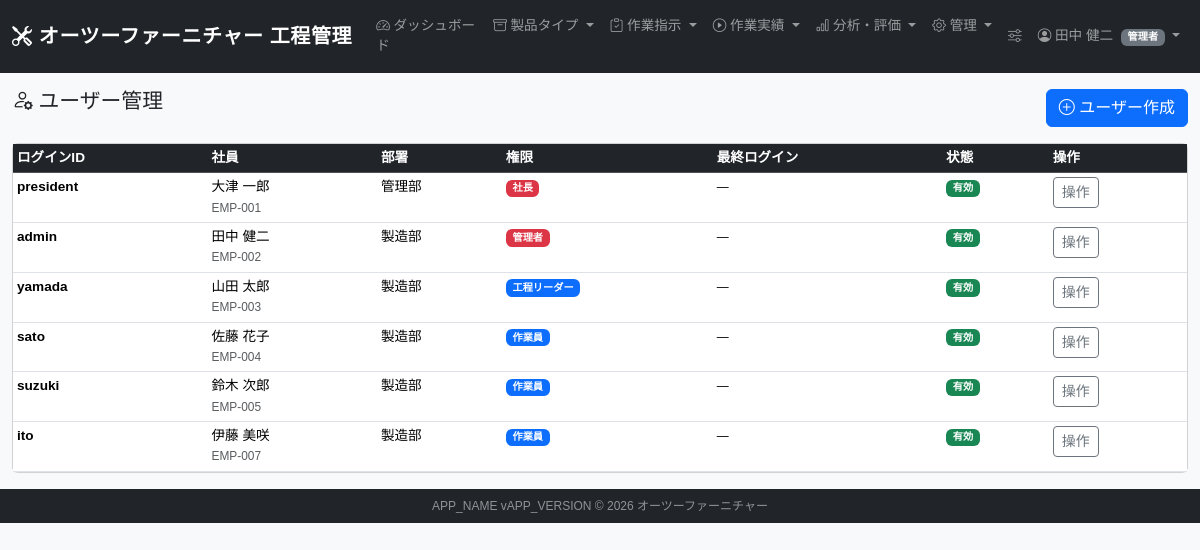
The page /users.php (signed in) on the database its author committed.
### tables this page shows
CREATE TABLE IF NOT EXISTS employees (
    id INT AUTO_INCREMENT PRIMARY KEY,
    employee_code VARCHAR(50) NOT NULL UNIQUE COMMENT '全アプリ共通の社員コード',
    name VARCHAR(100) NOT NULL COMMENT '社員名',
    name_kana VARCHAR(100) NULL COMMENT '社員名カナ',
    email VARCHAR(255) NULL COMMENT 'メールアドレス',
    phone VARCHAR(50) NULL COMMENT '電話番号',
    address TEXT NULL COMMENT '住所',
    joined_date DATE NULL COMMENT '入社日',
    retired_date DATE NULL COMMENT '退職日',
    employment_status ENUM('active','retired','leave') DEFAULT 'active' COMMENT '在籍状態',
    department_id INT NULL COMMENT '現在の部ID',
    section_id INT NULL COMMENT '現在の課ID',
    position_id INT NULL COMMENT '現在の役職ID',
    is_active TINYINT(1) DEFAULT 1 COMMENT '論理削除フラグ',
    created_at DATETIME DEFAULT CURRENT_TIMESTAMP,
    updated_at DATETIME DEFAULT CURRENT_TIMESTAMP ON UPDATE CURRENT_TIMESTAMP,
    CONSTRAINT fk_emp_dept FOREIGN KEY (department_id) REFERENCES departments(id),
    CONSTRAINT fk_emp_section FOREIGN KEY (section_id) REFERENCES sections(id),
    CONSTRAINT fk_emp_position FOREIGN KEY (position_id) REFERENCES positions(id)
);

CREATE TABLE IF NOT EXISTS users (
    id INT AUTO_INCREMENT PRIMARY KEY,
    employee_id INT NOT NULL COMMENT '社員ID。employeesと連携',
    login_id VARCHAR(100) NOT NULL UNIQUE COMMENT 'ログインID',
    password_hash VARCHAR(255) NOT NULL COMMENT 'ハッシュ化済みパスワード',
    role ENUM('president','admin','factory_manager','process_leader','worker') DEFAULT 'worker' COMMENT '権限',
    mfa_secret_encrypted TEXT NULL COMMENT 'Authenticator用の暗号化シークレット',
    is_active TINYINT(1) DEFAULT 1 COMMENT 'ログイン有効状態',
    last_login_at DATETIME NULL COMMENT '最終ログイン日時',
    created_at DATETIME DEFAULT CURRENT_TIMESTAMP,
    updated_at DATETIME DEFAULT CURRENT_TIMESTAMP ON UPDATE CURRENT_TIMESTAMP,
    CONSTRAINT fk_users_employee FOREIGN KEY (employee_id) REFERENCES employees(id)
);

CREATE TABLE IF NOT EXISTS departments (
    id INT AUTO_INCREMENT PRIMARY KEY,
    dept_code VARCHAR(50) NOT NULL UNIQUE COMMENT '部署コード',
    dept_name VARCHAR(100) NOT NULL COMMENT '部署名',
    display_order INT DEFAULT 0,
    is_active TINYINT(1) DEFAULT 1,
    created_at DATETIME DEFAULT CURRENT_TIMESTAMP
);

### app/auth.php (called while the page is built, shortened)
<?php
require_once __DIR__ . '/db.php';
function getCurrentUser(): array {
    return [
        'id'          => $_SESSION['user_id']       ?? 0,
        'employee_id' => $_SESSION['employee_id']   ?? 0,
        'name'        => $_SESSION['employee_name'] ?? '',
        'login_id'    => $_SESSION['login_id']      ?? '',
        'role'        => $_SESSION['role']           ?? 'worker',
        'mfa_enabled' => $_SESSION['mfa_enabled']   ?? false,
    ];
}
function roleLabel(string $role): string {
    return match($role) {
        'president'       => '社長',
        'admin'           => '管理者',
        'factory_manager' => '工場長',
        'process_leader'  => '工程リーダー',
        'worker'          => '作業員',
        default           => $role,
    };
}

### app/permissions.php (called while the page is built, shortened)
<?php
function hasRole(string $minRole, string $userRole = ''): bool {
    if (empty($userRole)) {
        $user = getCurrentUser();
        $userRole = $user['role'];
    }
    $minLevel  = ROLE_LEVELS[$minRole]  ?? 0;
    $userLevel = ROLE_LEVELS[$userRole] ?? 0;
    return $userLevel >= $minLevel;
}
function isAdmin(): bool {
    return hasRole('admin');
}
function isLeader(): bool {
    return hasRole('process_leader');
}

### app/db.php (called while the page is built, shortened)
<?php
function getDB(): PDO {
    static $pdo = null;
    if ($pdo !== null) {
        return $pdo;
    }
    $dsn = sprintf(
        'mysql:host=%s;dbname=%s;charset=%s',
        DB_HOST, DB_NAME, DB_CHARSET
    );
    try {
        $pdo = new PDO($dsn, DB_USER, DB_PASS, [
            PDO::ATTR_ERRMODE            => PDO::ERRMODE_EXCEPTION,
            PDO::ATTR_DEFAULT_FETCH_MODE => PDO::FETCH_ASSOC,
            PDO::ATTR_EMULATE_PREPARES   => false,
        ]);
    } catch (PDOException $e) {
        error_log('[DB接続エラー] ' . $e->getMessage());
        http_response_code(503);
        die('<h1>データベース接続に失敗しました。管理者に連絡してください。</h1>');
    }
    return $pdo;
}
function dbFetchAll(string $sql, array $params = []): array {
    $stmt = getDB()->prepare($sql);
    $stmt->execute($params);
    return $stmt->fetchAll();
}

### app/functions.php (called while the page is built, shortened)
<?php
function h(mixed $str): string {
    return htmlspecialchars((string)($str ?? ''), ENT_QUOTES | ENT_HTML5, 'UTF-8');
}
function formatDatetime(?string $dt): string {
    if (!$dt) return '―';
    return date('Y/m/d H:i', strtotime($dt));
}

### public/users.php (the view, shortened to what this page needs)
<?php
require_once __DIR__ . '/../app/db.php';
require_once __DIR__ . '/../app/auth.php';
require_once __DIR__ . '/../app/permissions.php';
require_once __DIR__ . '/../app/functions.php';
$users = dbFetchAll(
    "SELECT u.*, e.name AS emp_name, e.employee_code, d.dept_name
     FROM users u
     JOIN employees e ON u.employee_id = e.id
     LEFT JOIN departments d ON e.department_id = d.id
     ORDER BY u.id"
);
require __DIR__ . '/parts/header.php';
?>
<div class="row mb-3">
  <div class="col"><h2><i class="bi bi-person-gear"></i> ユーザー管理</h2></div>
  <div class="col-auto">
    <button class="btn btn-primary" data-bs-toggle="modal" data-bs-target="#createModal">
      <i class="bi bi-plus-circle"></i> ユーザー作成
    </button>
  </div>
</div>
<div class="card">
  <div class="card-body p-0">
    <div class="table-responsive">
      <table class="table table-hover table-sm mb-0">
        <thead class="table-dark">
          <tr>
            <th>ログインID</th><th>社員</th><th>部署</th><th>権限</th>
            <th>最終ログイン</th><th>状態</th><th>操作</th>
          </tr>
        </thead>
        <tbody>
        <?php foreach ($users as $u): ?>
          <tr class="<?= !$u['is_active'] ? 'table-secondary text-muted' : '' ?>">
            <td><strong><?= h($u['login_id']) ?></strong></td>
            <td><?= h($u['emp_name']) ?><br><small class="text-muted"><?= h($u['employee_code']) ?></small></td>
            <td><?= h($u['dept_name'] ?? '―') ?></td>
            <td>
              <span class="badge bg-<?= $u['role'] === 'admin' || $u['role'] === 'president' ? 'danger' : 'primary' ?>">
                <?= h(roleLabel($u['role'])) ?>
              </span>
            </td>
            <td><small><?= formatDatetime($u['last_login_at']) ?></small></td>
            <td>
              <span class="badge bg-<?= $u['is_active'] ? 'success' : 'secondary' ?>">
                <?= $u['is_active'] ? '有効' : '無効' ?>
              </span>
            </td>
            <td>
              <button class="btn btn-sm btn-outline-secondary" data-bs-toggle="modal"
                      data-bs-target="#editModal<?= $u['id'] ?>">操作</button>
            </td>
          </tr>
        <?php endforeach; ?>
        </tbody>
      </table>
    </div>
  </div>
</div>
<?php require __DIR__ . '/parts/footer.php'; ?>

### public/parts/header.php (shortened to what this page needs)
<?php
$user      = getCurrentUser();
?>
<!DOCTYPE html>
<html lang="ja">
<head>
<link rel="stylesheet" href="https://cdn.jsdelivr.net/npm/bootstrap@5.3.3/dist/css/bootstrap.min.css">
<link rel="stylesheet" href="https://cdn.jsdelivr.net/npm/bootstrap-icons@1.11.3/font/bootstrap-icons.css">
<link rel="stylesheet" href="<?= APP_URL ?>/assets/css/style.css">
</head>
<body>
<nav class="navbar navbar-expand-lg navbar-dark bg-dark sticky-top">
  <div class="container-fluid">
    <a class="navbar-brand fw-bold" href="<?= APP_URL ?>/dashboard.php">
      <i class="bi bi-tools"></i> オーツーファーニチャー 工程管理
    </a>
    <div class="collapse navbar-collapse" id="navMenu">
      <ul class="navbar-nav me-auto">
        <li class="nav-item">
          <a class="nav-link" href="<?= APP_URL ?>/dashboard.php"><i class="bi bi-speedometer2"></i> ダッシュボード</a>
        </li>
        <li class="nav-item dropdown">
          <a class="nav-link dropdown-toggle" href="#" data-bs-toggle="dropdown">
            <i class="bi bi-archive"></i> 製品タイプ
          </a>
        </li>
        <li class="nav-item dropdown">
          <a class="nav-link dropdown-toggle" href="#" data-bs-toggle="dropdown">
            <i class="bi bi-clipboard-check"></i> 作業指示
          </a>
        </li>
        <li class="nav-item dropdown">
          <a class="nav-link dropdown-toggle" href="#" data-bs-toggle="dropdown">
            <i class="bi bi-play-circle"></i> 作業実績
          </a>
        </li>
        <?php if (isLeader()): ?>
        <li class="nav-item dropdown">
          <a class="nav-link dropdown-toggle" href="#" data-bs-toggle="dropdown">
            <i class="bi bi-bar-chart"></i> 分析・評価
          </a>
        </li>
        <?php endif; ?>
        <?php if (isAdmin()): ?>
        <li class="nav-item dropdown">
          <a class="nav-link dropdown-toggle" href="#" data-bs-toggle="dropdown">
            <i class="bi bi-gear"></i> 管理
          </a>
        </li>
        <?php endif; ?>
      </ul>
      <ul class="navbar-nav">
        <?php if (isAdmin()): ?>
        <li class="nav-item">
          <a class="nav-link" href="<?= APP_URL ?>/admin_settings.php" title="システム設定">
            <i class="bi bi-sliders"></i>
          </a>
        </li>
        <?php endif; ?>
        <li class="nav-item dropdown">
          <a class="nav-link dropdown-toggle" href="#" data-bs-toggle="dropdown">
            <i class="bi bi-person-circle"></i> <?= h($user['name']) ?>
            <span class="badge bg-secondary ms-1"><?= h(roleLabel($user['role'])) ?></span>
          </a>
        </li>
      </ul>
    </div>
  </div>
</nav>
<div class="container-fluid py-3">

### public/assets/css/style.css (style rules this page uses)
body { font-family: 'Hiragino Kaku Gothic ProN', 'Meiryo', 'Yu Gothic', sans-serif; font-size: 0.85rem; background-color: #f8f9fa; }
h2 { font-size: 1.3rem; }
.nav-link { font-size: 0.85rem; }
.navbar-brand { letter-spacing: 0.03em; }

### rows shown on the page
employees: name "田中 健二"
users: role "管理者", login "admin", employee.name "田中 健二", employee.employee_code "EMP-002", departments.dept_name "製造部", last_login_at "―", is_active "有効"
users: login "president", employee.name "大津 一郎", employee.employee_code "EMP-001", departments.dept_name "管理部", role "社長", last_login_at "―", is_active "有効"
users: login "yamada", employee.name "山田 太郎", employee.employee_code "EMP-003", departments.dept_name "製造部", role "工程リーダー", last_login_at "―", is_active "有効"
users: login "sato", employee.name "佐藤 花子", employee.employee_code "EMP-004", departments.dept_name "製造部", role "作業員", last_login_at "―", is_active "有効"
users: login "suzuki", employee.name "鈴木 次郎", employee.employee_code "EMP-005", departments.dept_name "製造部", role "作業員", last_login_at "―", is_active "有効"
users: login "ito", employee.name "伊藤 美咲", employee.employee_code "EMP-007", departments.dept_name "製造部", role "作業員", last_login_at "―", is_active "有効"

### other values the page prints
APP_NAME "APP_NAME"
APP_VERSION "APP_VERSION"
